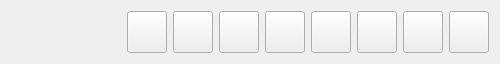
<?xml version="1.0" encoding="UTF-8"?>
<ui version="4.0">
 <class>CaptureTool</class>
 <widget class="QWidget" name="CaptureTool">
  <property name="geometry">
   <rect>
    <x>0</x>
    <y>0</y>
    <width>500</width>
    <height>64</height>
   </rect>
  </property>
  <property name="windowTitle">
   <string>Form</string>
  </property>
  <layout class="QHBoxLayout" name="horizontalLayout" stretch="34,7,7,7,7,7,7,7,7">
   <item>
    <spacer name="horizontalSpacer">
     <property name="orientation">
      <enum>Qt::Horizontal</enum>
     </property>
     <property name="sizeHint" stdset="0">
      <size>
       <width>40</width>
       <height>20</height>
      </size>
     </property>
    </spacer>
   </item>
   <item>
    <widget class="QPushButton" name="painterRectBtn">
     <property name="enabled">
      <bool>true</bool>
     </property>
     <property name="sizePolicy">
      <sizepolicy hsizetype="Minimum" vsizetype="Expanding">
       <horstretch>0</horstretch>
       <verstretch>0</verstretch>
      </sizepolicy>
     </property>
     <property name="text">
      <string/>
     </property>
     <property name="icon">
      <iconset resource="res.qrc">
       <normaloff>:/images/images/1-1.jpg</normaloff>:/images/images/1-1.jpg</iconset>
     </property>
     <property name="iconSize">
      <size>
       <width>32</width>
       <height>32</height>
      </size>
     </property>
     <property name="checkable">
      <bool>false</bool>
     </property>
     <property name="autoExclusive">
      <bool>false</bool>
     </property>
    </widget>
   </item>
   <item>
    <widget class="QPushButton" name="painterArrowBtn">
     <property name="sizePolicy">
      <sizepolicy hsizetype="Minimum" vsizetype="Expanding">
       <horstretch>0</horstretch>
       <verstretch>0</verstretch>
      </sizepolicy>
     </property>
     <property name="text">
      <string/>
     </property>
     <property name="icon">
      <iconset resource="res.qrc">
       <normaloff>:/images/images/1-2.jpg</normaloff>:/images/images/1-2.jpg</iconset>
     </property>
    </widget>
   </item>
   <item>
    <widget class="QPushButton" name="painterPenBtn">
     <property name="sizePolicy">
      <sizepolicy hsizetype="Minimum" vsizetype="Expanding">
       <horstretch>0</horstretch>
       <verstretch>0</verstretch>
      </sizepolicy>
     </property>
     <property name="text">
      <string/>
     </property>
     <property name="icon">
      <iconset resource="res.qrc">
       <normaloff>:/images/images/1-3.jpg</normaloff>:/images/images/1-3.jpg</iconset>
     </property>
    </widget>
   </item>
   <item>
    <widget class="QPushButton" name="cancalBtn">
     <property name="sizePolicy">
      <sizepolicy hsizetype="Minimum" vsizetype="Expanding">
       <horstretch>0</horstretch>
       <verstretch>0</verstretch>
      </sizepolicy>
     </property>
     <property name="text">
      <string/>
     </property>
     <property name="icon">
      <iconset resource="res.qrc">
       <normaloff>:/images/images/1-4.jpg</normaloff>:/images/images/1-4.jpg</iconset>
     </property>
    </widget>
   </item>
   <item>
    <widget class="QPushButton" name="pixmapPegDeskopBtn">
     <property name="sizePolicy">
      <sizepolicy hsizetype="Minimum" vsizetype="Expanding">
       <horstretch>0</horstretch>
       <verstretch>0</verstretch>
      </sizepolicy>
     </property>
     <property name="text">
      <string/>
     </property>
     <property name="icon">
      <iconset resource="res.qrc">
       <normaloff>:/images/images/1-5.jpg</normaloff>:/images/images/1-5.jpg</iconset>
     </property>
    </widget>
   </item>
   <item>
    <widget class="QPushButton" name="saveBtn">
     <property name="sizePolicy">
      <sizepolicy hsizetype="Minimum" vsizetype="Expanding">
       <horstretch>0</horstretch>
       <verstretch>0</verstretch>
      </sizepolicy>
     </property>
     <property name="text">
      <string/>
     </property>
     <property name="icon">
      <iconset resource="res.qrc">
       <normaloff>:/images/images/1-6.jpg</normaloff>:/images/images/1-6.jpg</iconset>
     </property>
    </widget>
   </item>
   <item>
    <widget class="QPushButton" name="closeBtn">
     <property name="sizePolicy">
      <sizepolicy hsizetype="Minimum" vsizetype="Expanding">
       <horstretch>0</horstretch>
       <verstretch>0</verstretch>
      </sizepolicy>
     </property>
     <property name="text">
      <string/>
     </property>
     <property name="icon">
      <iconset resource="res.qrc">
       <normaloff>:/images/images/1-7.jpg</normaloff>:/images/images/1-7.jpg</iconset>
     </property>
    </widget>
   </item>
   <item>
    <widget class="QPushButton" name="clipboardBtn">
     <property name="sizePolicy">
      <sizepolicy hsizetype="Minimum" vsizetype="Expanding">
       <horstretch>0</horstretch>
       <verstretch>0</verstretch>
      </sizepolicy>
     </property>
     <property name="text">
      <string/>
     </property>
     <property name="icon">
      <iconset resource="res.qrc">
       <normaloff>:/images/images/1-8.jpg</normaloff>:/images/images/1-8.jpg</iconset>
     </property>
    </widget>
   </item>
  </layout>
 </widget>
 <resources>
  <include location="res.qrc"/>
 </resources>
 <connections/>
</ui>
